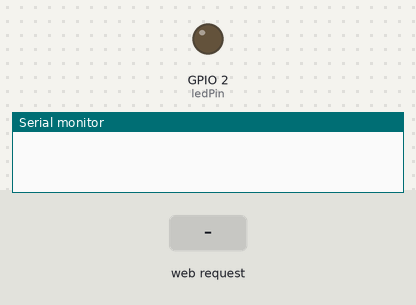
Recording of a sketch running on a simulated ESP32. Shown: output pins drawn as LEDs (lit = HIGH), the last lines printed to the serial monitor. The test bench sets the inputs (shaded band).

Above: at 1.2 s.
1.3 s: HTTP request GET /ledon received
At 2.3 s:
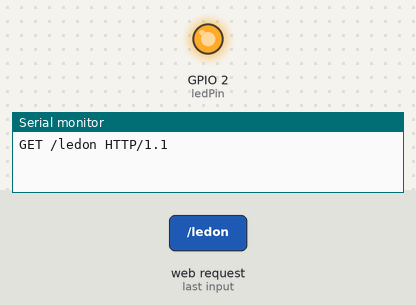
2.8 s: HTTP request GET /ledoff received
At 3.4 s:
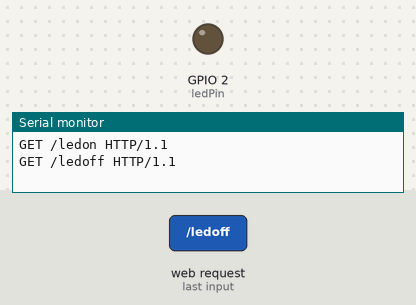
Timing chart, 0 to 5.8 s (numbered marks = the images above; inputs shaded):
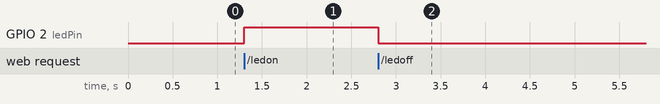

Measured:
- after the input at 1.3 s, GPIO 2 (ledPin): LOW → HIGH at once
- after the input at 2.8 s, GPIO 2 (ledPin): HIGH → LOW at once

The sketch:

assign_Ass1_Q4_Accees_point.ino
```cpp
#include <WiFi.h>

const char* ssid = "ESP32_Harsha";
const char* password = "Harsha123";

WiFiServer server(80);

const int ledPin = 2;  // LED pin on AP ESP32

void setup() {
  Serial.begin(115200);

  // Set up WiFi AP
  WiFi.softAP(ssid, password);

  // Set up LED pin as output
  pinMode(ledPin, OUTPUT);

  // Start server
  server.begin();
}

void loop() {
  WiFiClient client = server.available();

  if (client) {
    String request = client.readStringUntil('\r');
    Serial.println(request);

    if (request.indexOf("/ledon")!= -1) {
      digitalWrite(ledPin, HIGH);
    } else if (request.indexOf("/ledoff")!= -1) {
      digitalWrite(ledPin, LOW);
    }

    client.stop();
  }
}
```
